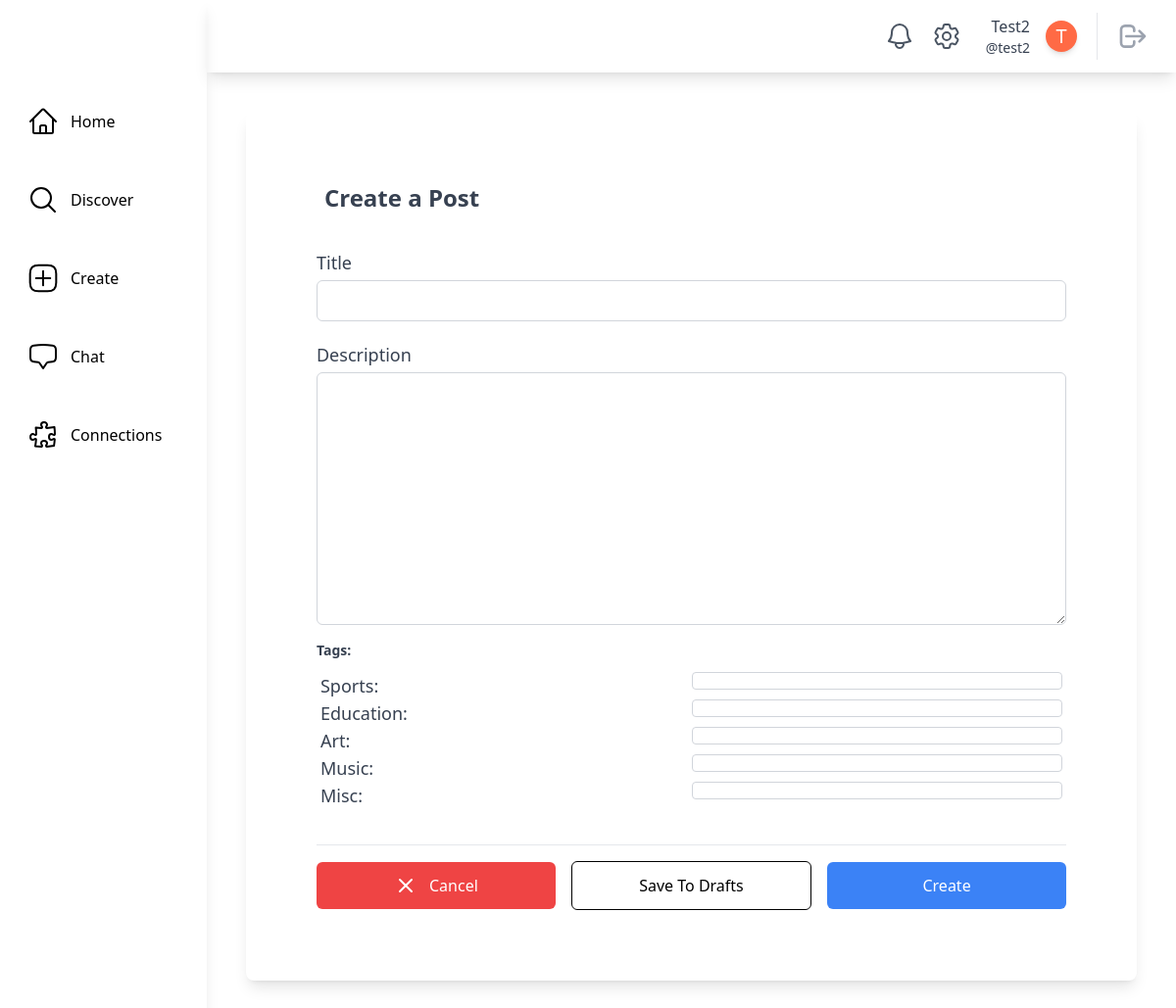
Screenshot of /posts/new/ (signed in) with the database file from the repository.
### main/models.py (models this page shows, shortened)
class SocialUser(AbstractUser):
    class Pronouns(models.IntegerChoices):
        SHE = 1, _("She/Her")
        HE = 2, _("He/Him")
        THEY = 3, _("They/Them")
        OTHER = 4, _("Other/Prefer Not To Say")
    username = models.CharField(max_length=30, unique=True)
    email = models.EmailField(unique=True, default="@nyu.edu")
    full_name = models.CharField(max_length=50, default="")
    pronouns = models.IntegerField(default=Pronouns.OTHER, choices=Pronouns.choices)
    date_of_birth = models.DateField(null=True, validators=[validate_age])
    major = models.CharField(max_length=100, default="undeclared")
    tags = models.ManyToManyField(InterestTag, related_name="tags")
    profile_picture = models.ImageField(
        upload_to="profile_pics/", null=True, blank=True
    )
    timestamp = models.DateTimeField("timestamp", default=timezone.now)  # joined

class InterestTag(models.Model):
    name = models.CharField(max_length=50, unique=True)
    class Meta:
        db_table = "interest_tags"
        verbose_name_plural = "Interest Tags"
    def __str__(self):
        return self.name

### posts/views.py (the view, shortened to what this page needs)
# urls.py: path("new/", views.CreatePostView.as_view(), name="create_post"),
@method_decorator(login_required, name="dispatch")
class CreatePostView(LoginRequiredMixin, generic.CreateView):
    model = ActivityPost
    template_name = "posts/create_post.html"
    form_class = NewPostForm

### posts/forms.py (shortened to what this page needs)
class NewPostForm(forms.ModelForm):
    title = forms.CharField(
        widget=forms.TextInput(
            attrs={
                "class": """px-4 py-2 border focus:ring-gray-500 focus:border-gray-900
                w-full sm:text-sm border-gray-300 rounded-md focus:outline-none text-gray-600"""
            }
        )
    )
    description = forms.CharField(
        widget=forms.Textarea(
            attrs={
                "class": """px-4 py-2 border focus:ring-gray-500 focus:border-gray-900
                w-full sm:text-sm border-gray-300 rounded-md focus:outline-none text-gray-600"""
            }
        )
    )
    tags = forms.ModelMultipleChoiceField(
        queryset=InterestTag.objects.all(),
        widget=forms.CheckboxSelectMultiple(
            attrs={
                "class": "w-1/2 p-2 border border-gray-300 rounded max-h-52 overflow-y-auto"
            }
        ),
    )
    class Meta:
        model = ActivityPost
        fields = ["title", "description", "tags"]

### main/models.py (called while the page is built)
    @classmethod
    def count_unread_notifications(cls, user):
        return (
            cls.objects.filter(models.Q(recipient_user=user, is_read=False))
            .all()
            .order_by("-timestamp")
            .count()
        )

### theme/templatetags/theme_customfilters.py (called while the page is built)
@register.filter
def count_unread_notifications(user):
    return Notification.count_unread_notifications(user)

### posts/templates/posts/create_post.html (shortened to what this page needs)
{% extends "base.html" %}
{% block content %}
    <div class="bg-white rounded-lg shadow-lg p-8 m-10">
        <div class="relative px-4 py-10 bg-white mx-8 md:mx-0 rounded-3xl sm:p-10">
            <form action="{% url 'posts:create_post' %}" method="post">
                <div class="mx-auto">
                    <div class="flex items-center space-x-5">
                        <div class="block pl-2 font-semibold text-xl self-start text-gray-700">
                            <h2 class="text-2xl font-semibold">Create a Post</h2>
                        </div>
                    </div>
                    <div class="divide-y divide-gray-200">
                        <div class="py-8 text-base leading-6 space-y-4 text-gray-700 sm:text-lg sm:leading-7">
                            <div class="flex flex-col">
                                <label class="leading-loose"
                                       for="{{ form.title.id_for_label }}">{{ form.title.label }}</label>
                                {{ form.title }}
                            </div>
                            <div class="flex flex-col">
                                <label class="leading-loose"
                                       for="{{ form.description.id_for_label }}">Description</label>
                                {{ form.description }}
                            </div>
                            <div class="flex flex-col">
                                <label for="{{ form.tags.id_for_label }}"
                                       class="block text-gray-700 text-sm font-bold mb-2">Tags:</label>
                                <div class="max-h-30 overflow-y-auto p-1">
                                    {% for tag in form.tags %}
                                        <label class="flex flex-row justify-between">
                                            <span class="text-gray-700">{{ tag.choice_label }}:</span>
                                            {{ tag.tag }}
                                        </label>
                                    {% endfor %}
                                </div>
                            </div>
                        </div>
                        <div class="pt-4 flex items-center space-x-4">
                            <a href="{% url 'main:home' %}"
                               class="bg-red-500 flex justify-center items-center w-full text-white px-4 py-3 rounded-md focus:outline-none">
                                <svg class="w-6 h-6 mr-3"
                                     fill="none"
                                     stroke="currentColor"
                                     viewBox="0 0 24 24"
                                     xmlns="http://www.w3.org/2000/svg">
                                    <path stroke-linecap="round" stroke-linejoin="round" stroke-width="2"
                                          d="M6 18L18 6M6 6l12 12"></path>
                                </svg>
                                Cancel
                            </a>
                            <button type="submit"
                                    name="action"
                                    value="draft"
                                    class="flex justify-center items-center w-full text-black border-black border px-4 py-3 rounded-md focus:outline-none">
                                Save To Drafts
                            </button>
                            <button type="submit"
                                    name="action"
                                    value="post"
                                    class="bg-blue-500 flex justify-center items-center w-full text-white px-4 py-3 rounded-md focus:outline-none">
                                Create
                            </button>
                        </div>
                    </div>
                </div>
            </form>
        </div>
    </div>
{% endblock content %}

### theme/templates/base.html (shortened to what this page needs)
{% load static tailwind_tags %}
{% load theme_customfilters %}
<!DOCTYPE html>
<html lang="en">
    <head>
        {% tailwind_css %}
    </head>
    <body class="flex bg-white min-h-screen">
        {% if user.is_authenticated %}
            <div class="h-screen w-full bg-white relative flex overflow-hidden">
                <aside class="h-full shadow-lg w-64 flex flex-col space-y-10 items-start relative bg-white text-black">
                    <div class="h-16 flex items-center w-full">
                    </div>
                    <a href="{% url 'main:home' %}"
                       class="flex items-center ml-6 p-1 rounded hover:bg-gray-100 focus:bg-gray-100 transition duration-200 transform hover:scale-110">
                        <span class="ml-3">Home</span>
                    </a>
                    <a href="{% url 'main:discover' %}"
                       class="flex items-center ml-6 p-1 rounded hover:bg-gray-100 focus:bg-gray-100 transition duration-200 transform hover:scale-110">
                        <svg xmlns="http://www.w3.org/2000/svg"
                             fill="none"
                             viewBox="0 0 24 24"
                             stroke-width="1.5"
                             stroke="currentColor"
                             class="w-8 h-8">
                            <path stroke-linecap="round" stroke-linejoin="round" d="M21 21l-5.197-5.197m0 0A7.5 7.5 0 105.196 5.196a7.5 7.5 0 0010.607 10.607z" />
                        </svg>
                        <span class="ml-3">Discover</span>
                    </a>
                    <a href="{% url 'posts:create_post' %}"
                       class="flex items-center ml-6 p-1 rounded hover:bg-gray-100 focus:bg-gray-100 transition duration-200 transform hover:scale-110">
                        <span class="ml-3">Create</span>
                    </a>
                    <a href="{% url 'chat:chat_room_list' %}"
                       class="flex items-center ml-6 p-1 rounded hover:bg-gray-100 focus:bg-gray-100 transition duration-200 transform hover:scale-110">
                        <span class="ml-3">Chat</span>
                    </a>
                    <a href="{% url 'main:connections' user.username %}"
                       class="flex items-center ml-6 p-1 rounded hover:bg-gray-100 focus:bg-gray-100 transition duration-200 transform hover:scale-110">
                        <span class="ml-3">Connections</span>
                    </a>
                </aside>
                <div class="w-full h-full flex flex-col justify-between">
                    <header class="h-20 w-full flex items-center relative justify-end px-5 shadow-lg">
                        <a href="{% url 'main:notifications' user.username %}"
                           class="relative p-2 text-gray-600 hover:bg-gray-100 hover:text-gray-600 focus:bg-gray-100 focus:text-gray-600 rounded-full">
                           <span class="absolute top-1 left-6 text-xs bg-red-500 text-white font-medium px-1 shadow-lg rounded-full border-2 border-white">
                           </span>
                        </a>
                            <a href="{% url 'main:settings' user.username %}"
                            class="relative p-2 text-gray-600 hover:bg-gray-100 hover:text-gray-600 focus:bg-gray-100 focus:text-gray-600 rounded-full">
                        </a>
                        <a href="{% url 'main:profile_page' user.username %}"
                           class="rounded hover:bg-gray-100 hover:text-gray-600 focus:bg-gray-100 focus:text-gray-600 px-2 ml-2">
                            <div class="flex flex-shrink-0 items-center space-x-4 text-gray-700">
                                <div class="flex flex-col items-end ">
                                    <div class="text-md font-medium ">{{ user.full_name|capfirst }}</div>
                                    <div class="text-sm font-regular">@{{ user.username }}</div>
                                </div>
                                <div class="rounded-full h-8 w-8 bg-[#ff6a45] flex items-center justify-center shadow-md border-white transition duration-200 transform hover:scale-110">
                                    {% if user.profile_picture %}
                                        {% comment %} Profile Picture with same shape {% endcomment %}
                                    {% else %}
                                            <span class="text-white text-xl">{{ user.full_name|first|capfirst }}</span>
                                    {% endif %}
                                </div>
                            </div>
                        </a>
                        <div class="border-l pl-3 ml-3 space-x-1">
                            <button class="relative p-2 text-gray-400 hover:bg-gray-100 hover:text-gray-600 focus:bg-gray-100 focus:text-gray-600 rounded-full">
                                <a href="{% url 'main:logout' %}">
                                    <svg aria-hidden="true"
                                         fill="none"
                                         viewBox="0 0 24 24"
                                         stroke="currentColor"
                                         class="h-8 w-8">
                                        <path stroke-linecap="round" stroke-linejoin="round" stroke-width="2" d="M17 16l4-4m0 0l-4-4m4 4H7m6 4v1a3 3 0 01-3 3H6a3 3 0 01-3-3V7a3 3 0 013-3h4a3 3 0 013 3v1" />
                                    </svg>
                                </a>
                            </button>
                        </div>
                    </header>
                    <main class="max-w-full h-full flex flex-col relative overflow-auto">
                        {% block content %}
                        {% endblock content %}
                    </main>
                </div>
            </div>
        {% endif %}
    </body>
</html>

### rows the page displays
SocialUser: full_name "Test2", username "test2", full_name|first "T"
InterestTag: choice_label "Sports"
InterestTag: choice_label "Education"
InterestTag: choice_label "Art"
InterestTag: choice_label "Music"
InterestTag: choice_label "Misc"
